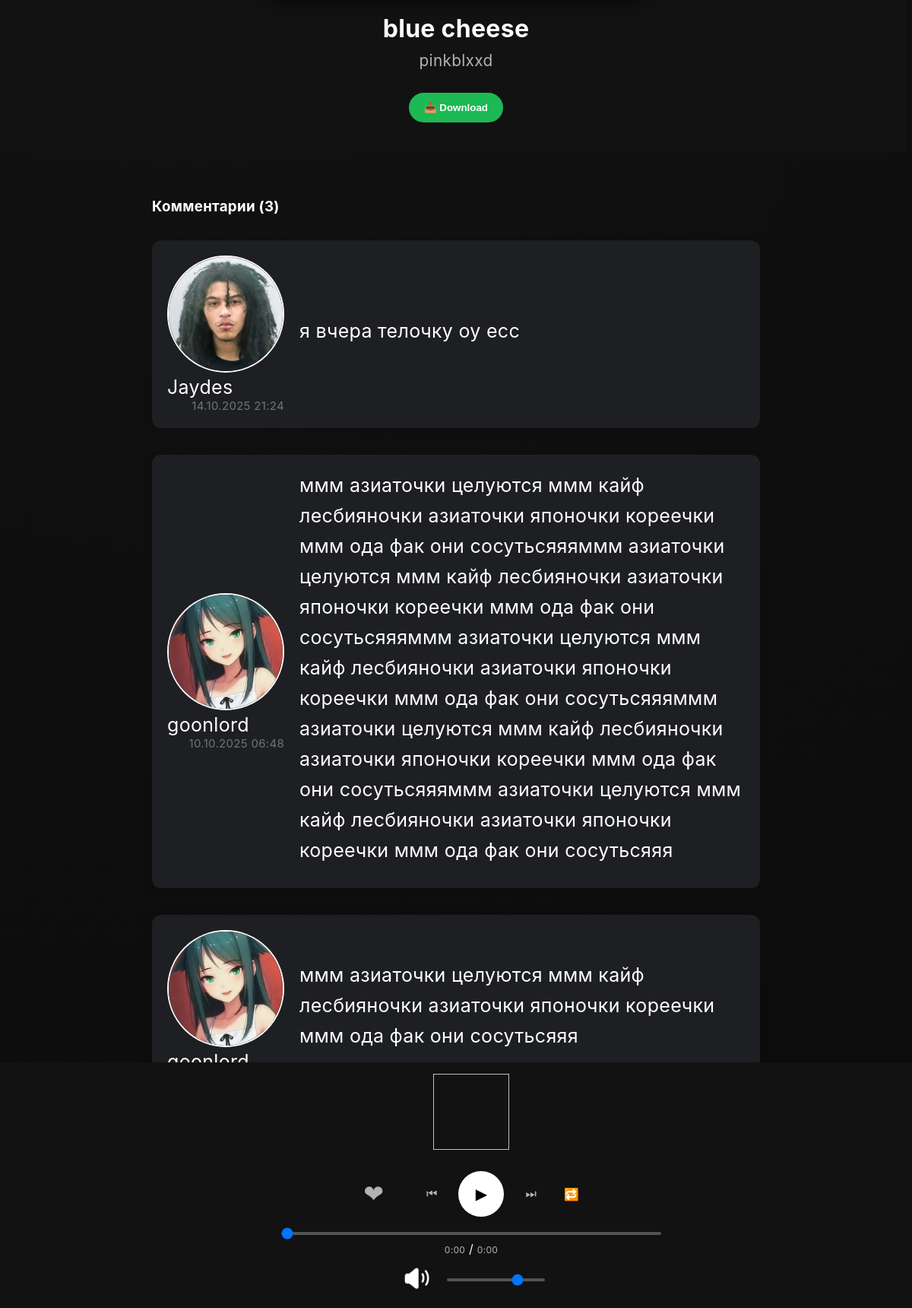
/track/1 (lower part), run on an earlier commit of the app's database.
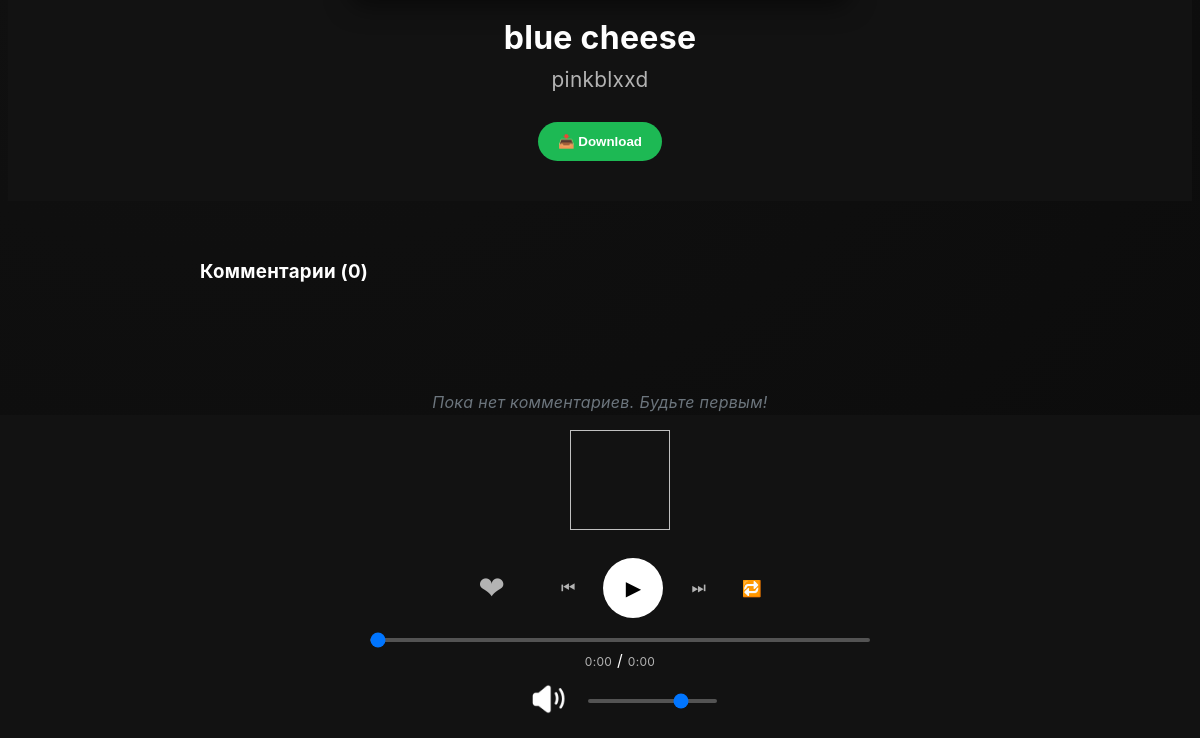
And on a later commit of the database.
### WaveBox/models.py (models this page shows, shortened)
class Comment(models.Model):
    track = models.ForeignKey("Track", on_delete=models.CASCADE)
    user = models.ForeignKey(settings.AUTH_USER_MODEL, on_delete=models.CASCADE)
    text = models.TextField()
    date = models.DateTimeField(auto_now_add=True)

### Users/models.py (models this page shows, shortened)
class CustomUser(AbstractUser):
    username = models.CharField(max_length=20, unique=True)
    avatar = models.ImageField(upload_to="images/user_avatars", default="images/user_avatars/noavatar.png")
    bio = models.TextField(max_length=50, blank=True)

### WaveBox/views.py (the view, shortened to what this page needs)
# urls.py: path("track/<int:track_id>", track, name="track" ),
def track(request, track_id):
    comments = Comment.objects.filter(track_id=track_id).order_by("-date")
    track = Track.objects.get(pk=track_id)
    form = CommentForm
    if request.session.get("comment_wrote"):
        del request.session["comment_wrote"]
        comment_wrote = True
    else:
        comment_wrote = False
    return render(request, 'track.html', {"t": track, "comments": comments, "form": form, "comment_wrote": comment_wrote})

### WaveBox/models.py (called while the page is built)
    def like_count(self):
        return self.liked_by.count()

### templates/track.html (shortened to what this page needs)
{% extends 'base.html' %}
{% load static %}
{% block head %}
    <link rel="stylesheet" href="{% static "MainApp/css/track.css" %}">
{% endblock %}
{% block body %}
    <div class="track-page-container">
        <div class="track-player">
            <div class="track-item">
                <div class="track-info">
                    <h3 class="track-name">{{ t.name }}</h3>
                    <a href="/profile/{{ t.author }}"><h3 class="track-author">{{ t.author }}</h3></a>
                </div>
            </div>
            <div class="track-actions">
                <a href="/download/{{ t.id }}"><button class="action-btn download-btn">📥 Download</button></a>
            </div>
        </div>
    </div>
        <div class="comment-section">
            <h3>Комментарии ({{ comments|length }})</h3>
            {% for c in comments %}
                <div class="comment">
                <div class="avatar-username">
                    <div class="comment-avatar"><a href="/profile/{{ c.user.username }}"><img class="user-avatar" width="150px" height="150" src="{% if c.user.avatar %}{{ c.user.avatar.url }}{% else %}/media/images/user_avatars/noavatar.png{% endif %}"></a></div>
                    <div><a class="username" href="/profile/{{ c.user.username }}">{{ c.user.username }}
                    </a>
                    <div class="comment-meta">
                        <span class="comment-date">{{ c.date|date:"d.m.Y H:i" }}</span>
                    </div>
                    </div>
                </div>
                    <div class="comment-text">{{ c.text }}</div>
                </div>
            {% empty %}
                <p class="no-comments">Пока нет комментариев. Будьте первым!</p>
            {% endfor %}
        </div>
{% endblock %}

What changed in the data, as far as the page shows it:
removed Comment: user.avatar (picture), user.username "Jaydes", date "14.10.2025 21:24", text "я вчера телочку оу есс"
removed Comment: user.avatar (picture), user.username "goonlord", date "10.10.2025 06:48", text "ммм азиаточки целуются ммм кайф лесбияночки азиаточки японочки кореечки ммм ода фак они сосутьсяяяммм азиаточки целуются ммм кайф лесбияночки азиаточки японочки кореечки ммм ода фак они сосутьсяяяммм азиаточки целуются ммм кайф лесбияночки азиаточки японочки кореечки ммм ода фак они сосутьсяяяммм азиаточки целуются ммм кайф лесбияночки азиаточки японочки кореечки ммм ода фак они сосутьсяяяммм азиаточки целуются ммм кайф лесбияночки азиаточки японочки кореечки ммм ода фак они сосутьсяяя"
removed Comment: user.avatar (picture), text "ммм азиаточки целуются ммм кайф лесбияночки азиаточки японочки кореечки ммм ода фак они сосутьсяяя"
Also different on the page:
{{ comments|length }}: "3" → "0"
text now shown: "Пока нет комментариев. Будьте первым!"
